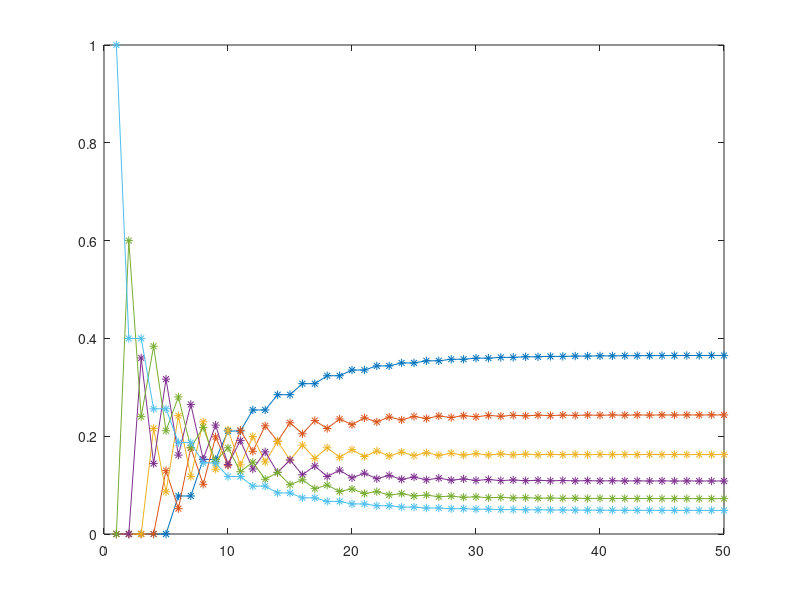

Here is the MATLAB script that generated this plot:
clc
clear
n=5;
p=0.4;
q=1-p;
d=zeros(n+1,1);
d(1)=q;
d(n+1)=p;
P=diag(d);
d=ones(1,n);
d(1)=1;
d(n)=1;
P = P + diag(d*q,-1) ;
d(1)=1;
d(n)=1;
P= P+diag(d*p,1);
initial_number = randi(n + 1)
P0=[0,0,0,0,0,0];
P0(initial_number) = 1;
printf("практические значения \n")
Pe2=P^500;
Pe3=Pe2(end,:)

#theoretical
f=q/p;
t=1:1:n+1;
pp(t)=f.^(t-1)*(1-f)/(1-f.^(n+1));
printf("теоретические значения \n")
fliplr(pp)

#matrix method
b=zeros(n+2,1);
b(1)=1;
I=eye(n+1);
p=(P-I)';
p=[ones(1,columns(p));p];
printf("значения, найденные с помощью матричного метода \n")
(linsolve(p,b))'

j=3;
vector(1)=j;
for i=1:100
  u=rand(1,1);
    if ( u<0.6 && j>1)
      j=j-1;
    elseif (j<n)
      j=j+1;
    endif
  vector(i)=j;
 endfor
t=1:1:i;
#plot(t,vector,'-*-');

for t=1:50
  f1(t,:)=P0*P^(t-1);
endfor
t=1:1:50;
plot(t,f1,'-*-');